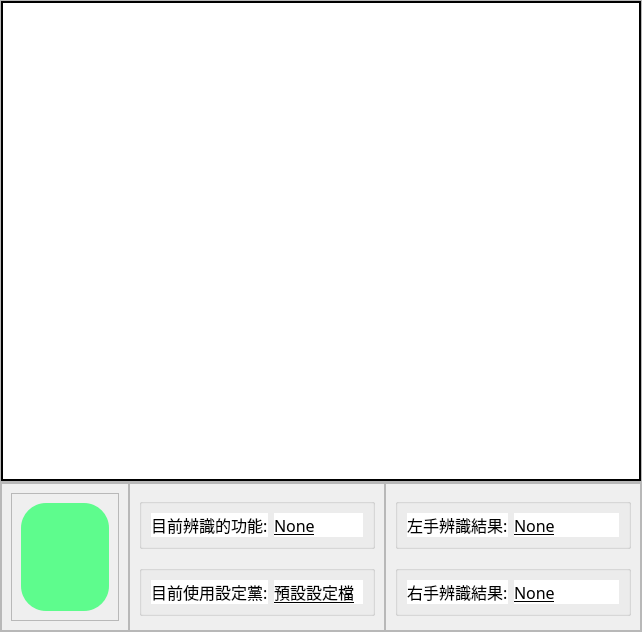
         <widget class="QWidget" name="home_page">
          <property name="styleSheet">
           <string notr="true">QLabel{
background-color: rgb(255, 255, 255);
}
</string>
          </property>
          <layout class="QVBoxLayout" name="verticalLayout_18">
           <property name="spacing">
            <number>0</number>
           </property>
           <property name="leftMargin">
            <number>0</number>
           </property>
           <property name="topMargin">
            <number>0</number>
           </property>
           <property name="rightMargin">
            <number>0</number>
           </property>
           <property name="bottomMargin">
            <number>0</number>
           </property>
           <item>
            <widget class="QFrame" name="cam_area">
             <property name="sizePolicy">
              <sizepolicy hsizetype="Preferred" vsizetype="Preferred">
               <horstretch>0</horstretch>
               <verstretch>0</verstretch>
              </sizepolicy>
             </property>
             <property name="styleSheet">
              <string notr="true"/>
             </property>
             <property name="frameShape">
              <enum>QFrame::StyledPanel</enum>
             </property>
             <property name="frameShadow">
              <enum>QFrame::Raised</enum>
             </property>
             <layout class="QHBoxLayout" name="horizontalLayout_8">
              <property name="spacing">
               <number>0</number>
              </property>
              <property name="leftMargin">
               <number>0</number>
              </property>
              <property name="topMargin">
               <number>0</number>
              </property>
              <property name="rightMargin">
               <number>0</number>
              </property>
              <property name="bottomMargin">
               <number>0</number>
              </property>
              <item>
               <widget class="QGraphicsView" name="cam_graphicsView">
                <property name="minimumSize">
                 <size>
                  <width>640</width>
                  <height>480</height>
                 </size>
                </property>
                <property name="maximumSize">
                 <size>
                  <width>640</width>
                  <height>480</height>
                 </size>
                </property>
                <property name="styleSheet">
                 <string notr="true">background-color: rgb(255, 255, 255);
border: 2px solid black</string>
                </property>
                <property name="verticalScrollBarPolicy">
                 <enum>Qt::ScrollBarAlwaysOff</enum>
                </property>
                <property name="horizontalScrollBarPolicy">
                 <enum>Qt::ScrollBarAlwaysOff</enum>
                </property>
               </widget>
              </item>
             </layout>
            </widget>
           </item>
           <item>
            <widget class="QFrame" name="info_area">
             <property name="minimumSize">
              <size>
               <width>0</width>
               <height>150</height>
              </size>
             </property>
             <property name="maximumSize">
              <size>
               <width>16777215</width>
               <height>150</height>
              </size>
             </property>
             <property name="frameShape">
              <enum>QFrame::StyledPanel</enum>
             </property>
             <property name="frameShadow">
              <enum>QFrame::Raised</enum>
             </property>
             <layout class="QHBoxLayout" name="horizontalLayout_9">
              <property name="spacing">
               <number>0</number>
              </property>
              <property name="leftMargin">
               <number>0</number>
              </property>
              <property name="topMargin">
               <number>0</number>
              </property>
              <property name="rightMargin">
               <number>0</number>
              </property>
              <property name="bottomMargin">
               <number>0</number>
              </property>
              <item>
               <widget class="QFrame" name="btn_area">
                <property name="sizePolicy">
                 <sizepolicy hsizetype="Expanding" vsizetype="Expanding">
                  <horstretch>1</horstretch>
                  <verstretch>0</verstretch>
                 </sizepolicy>
                </property>
                <property name="minimumSize">
                 <size>
                  <width>50</width>
                  <height>50</height>
                 </size>
                </property>
                <property name="autoFillBackground">
                 <bool>false</bool>
                </property>
                <property name="frameShape">
                 <enum>QFrame::StyledPanel</enum>
                </property>
                <property name="frameShadow">
                 <enum>QFrame::Raised</enum>
                </property>
                <layout class="QVBoxLayout" name="verticalLayout_14">
                 <item>
                  <widget class="QFrame" name="frame_6">
                   <property name="sizePolicy">
                    <sizepolicy hsizetype="Expanding" vsizetype="Expanding">
                     <horstretch>0</horstretch>
                     <verstretch>0</verstretch>
                    </sizepolicy>
                   </property>
                   <property name="frameShape">
                    <enum>QFrame::StyledPanel</enum>
                   </property>
                   <property name="frameShadow">
                    <enum>QFrame::Raised</enum>
                   </property>
                   <layout class="QVBoxLayout" name="verticalLayout_15">
                    <item>
                     <widget class="QToolButton" name="power_btn">
                      <property name="sizePolicy">
                       <sizepolicy hsizetype="Expanding" vsizetype="Expanding">
                        <horstretch>0</horstretch>
                        <verstretch>0</verstretch>
                       </sizepolicy>
                      </property>
                      <property name="styleSheet">
                       <string notr="true">background:transparent;
background-color: rgb(94, 252, 141);
border-radius:25px</string>
                      </property>
                      <property name="text">
                       <string/>
                      </property>
                      <property name="icon">
                       <iconset resource="res.qrc">
                        <normaloff>:/icons/icons/play.png</normaloff>:/icons/icons/play.png</iconset>
                      </property>
                      <property name="iconSize">
                       <size>
                        <width>100</width>
                        <height>100</height>
                       </size>
                      </property>
                     </widget>
                    </item>
                   </layout>
                  </widget>
                 </item>
                </layout>
               </widget>
              </item>
              <item>
               <widget class="QFrame" name="info_subarea1">
                <property name="sizePolicy">
                 <sizepolicy hsizetype="Preferred" vsizetype="Preferred">
                  <horstretch>2</horstretch>
                  <verstretch>0</verstretch>
                 </sizepolicy>
                </property>
                <property name="styleSheet">
                 <string notr="true"/>
                </property>
                <property name="frameShape">
                 <enum>QFrame::StyledPanel</enum>
                </property>
                <property name="frameShadow">
                 <enum>QFrame::Raised</enum>
                </property>
                <layout class="QVBoxLayout" name="verticalLayout_16">
                 <item alignment="Qt::AlignVCenter">
                  <widget class="QGroupBox" name="func_label_box">
                   <property name="styleSheet">
                    <string notr="true"/>
                   </property>
                   <property name="title">
                    <string/>
                   </property>
                   <layout class="QFormLayout" name="formLayout_5">
                    <item row="0" column="1">
                     <widget class="QLabel" name="func_result_label">
                      <property name="font">
                       <font>
                        <family>Adobe 黑体 Std R</family>
                        <pointsize>12</pointsize>
                        <weight>50</weight>
                        <bold>false</bold>
                        <underline>true</underline>
                        <strikeout>false</strikeout>
                       </font>
                      </property>
                      <property name="text">
                       <string>None</string>
                      </property>
                     </widget>
                    </item>
                    <item row="0" column="0">
                     <widget class="QLabel" name="func_label">
                      <property name="font">
                       <font>
                        <family>Adobe 黑体 Std R</family>
                        <pointsize>12</pointsize>
                        <weight>50</weight>
                        <bold>false</bold>
                       </font>
                      </property>
                      <property name="text">
                       <string>目前辨識的功能:</string>
                      </property>
                     </widget>
                    </item>
                   </layout>
                  </widget>
                 </item>
                 <item alignment="Qt::AlignVCenter">
                  <widget class="QGroupBox" name="profile_label_box_2">
                   <property name="title">
                    <string/>
                   </property>
                   <layout class="QFormLayout" name="formLayout_6">
                    <item row="0" column="0">
                     <widget class="QLabel" name="profile_label">
                      <property name="font">
                       <font>
                        <family>Adobe 黑体 Std R</family>
                        <pointsize>12</pointsize>
                        <weight>50</weight>
                        <bold>false</bold>
                       </font>
                      </property>
                      <property name="text">
                       <string>目前使用設定黨:</string>
                      </property>
                     </widget>
                    </item>
                    <item row="0" column="1">
                     <widget class="QLabel" name="profile_seleted">
                      <property name="font">
                       <font>
                        <family>Adobe 黑体 Std R</family>
                        <pointsize>12</pointsize>
                        <underline>true</underline>
                        <strikeout>false</strikeout>
                       </font>
                      </property>
                      <property name="text">
                       <string>預設設定檔</string>
                      </property>
                     </widget>
                    </item>
                   </layout>
                  </widget>
                 </item>
                </layout>
               </widget>
              </item>
              <item>
               <widget class="QFrame" name="info_subarea2">
                <property name="sizePolicy">
                 <sizepolicy hsizetype="Preferred" vsizetype="Preferred">
                  <horstretch>2</horstretch>
                  <verstretch>0</verstretch>
                 </sizepolicy>
                </property>
                <property name="styleSheet">
                 <string notr="true"/>
                </property>
                <property name="frameShape">
                 <enum>QFrame::StyledPanel</enum>
                </property>
                <property name="frameShadow">
                 <enum>QFrame::Raised</enum>
                </property>
                <layout class="QVBoxLayout" name="verticalLayout_17">
                 <item alignment="Qt::AlignVCenter">
                  <widget class="QGroupBox" name="groupBox_3">
                   <property name="title">
                    <string/>
                   </property>
                   <layout class="QFormLayout" name="formLayout_7">
                    <item row="0" column="0">
                     <widget class="QLabel" name="left_hand_label">
                      <property name="font">
                       <font>
                        <family>Adobe 黑体 Std R</family>
                        <pointsize>12</pointsize>
                       </font>
                      </property>
                      <property name="text">
                       <string>左手辨識結果:</string>
                      </property>
                     </widget>
                    </item>
                    <item row="0" column="1">
                     <widget class="QLabel" name="left_hand_result_label">
                      <property name="font">
                       <font>
                        <family>Adobe 黑体 Std R</family>
                        <pointsize>12</pointsize>
                        <underline>true</underline>
                       </font>
                      </property>
                      <property name="text">
                       <string>None</string>
                      </property>
                     </widget>
                    </item>
                   </layout>
                  </widget>
                 </item>
                 <item alignment="Qt::AlignVCenter">
                  <widget class="QGroupBox" name="groupBox_4">
                   <property name="title">
                    <string/>
                   </property>
                   <layout class="QFormLayout" name="formLayout_8">
                    <item row="0" column="0">
                     <widget class="QLabel" name="right_hand_label">
                      <property name="font">
                       <font>
                        <family>Adobe 黑体 Std R</family>
                        <pointsize>12</pointsize>
                       </font>
                      </property>
                      <property name="text">
                       <string>右手辨識結果:</string>
                      </property>
                     </widget>
                    </item>
                    <item row="0" column="1">
                     <widget class="QLabel" name="right_hand_result_label">
                      <property name="font">
                       <font>
                        <family>Adobe 黑体 Std R</family>
                        <pointsize>12</pointsize>
                        <underline>true</underline>
                       </font>
                      </property>
                      <property name="text">
                       <string>None</string>
                      </property>
                     </widget>
                    </item>
                   </layout>
                  </widget>
                 </item>
                </layout>
               </widget>
              </item>
             </layout>
            </widget>
           </item>
          </layout>
          <zorder>info_area</zorder>
          <zorder>cam_area</zorder>
         </widget>
